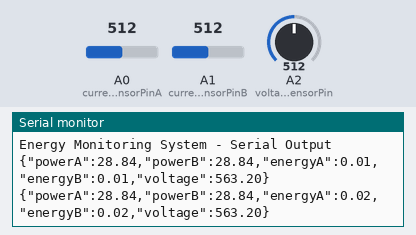
Bench run of a sketch on a simulated Arduino Uno, built with avr-gcc and run on an emulated ATmega328P. On the bench: the last lines printed to the serial monitor. Inputs (shaded band) come from the test bench; at power-on: A0 (currentSensorPinA) = 512, A1 (currentSensorPinB) = 512, A2 (voltageSensorPin) = 512.

Above: at 2.8 s.
2.9 s: A0 (currentSensorPinA) set to 716
At 3.8 s:
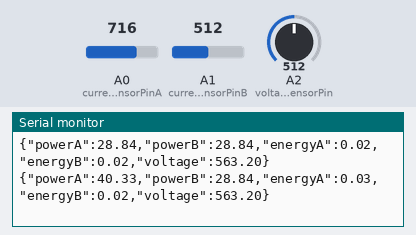
4.4 s: A1 (currentSensorPinB) set to 716
At 5.7 s:
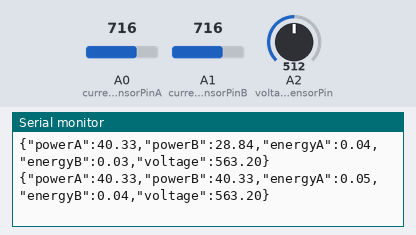
5.9 s: A2 (voltageSensorPin) set to 716
At 6.7 s:
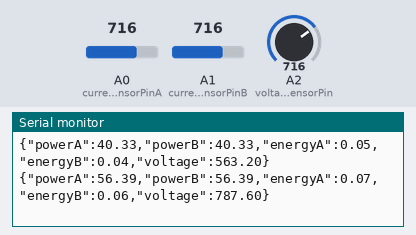
7.4 s: A0 (currentSensorPinA) set to 900
At 8.7 s:
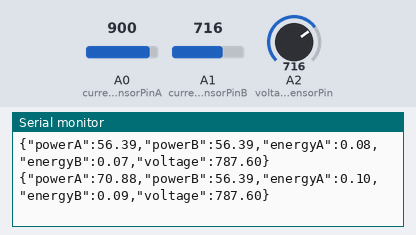
8.9 s: A1 (currentSensorPinB) set to 900
At 9.8 s:
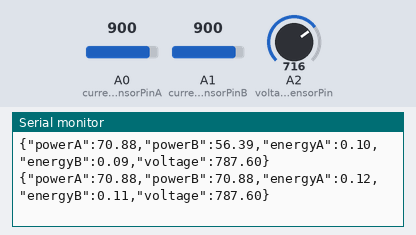
10.4 s: A2 (voltageSensorPin) set to 900
At 11.7 s:
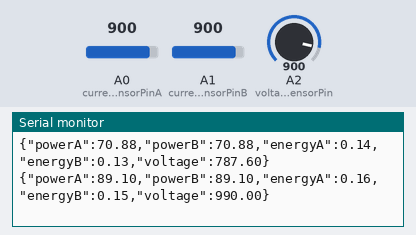
Timing chart, 0 to 12.9 s (numbered marks = the images above; inputs shaded):
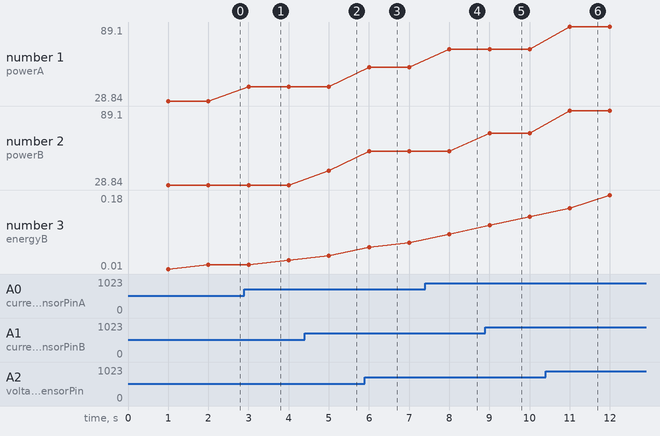

The sketch:

uno.ino
```cpp
#include <Arduino.h>

// Pin connections
const int currentSensorPinA = A0; // Pin for current sensor A
const int currentSensorPinB = A1; // Pin for current sensor B
const int voltageSensorPin = A2; // Pin for voltage sensor

// Variables for calculations
float powerA = 0.0; // Power for phase A
float powerB = 0.0; // Power for phase B
float energyA = 0.0; // Energy for phase A
float energyB = 0.0; // Energy for phase B
float voltage = 0.0; // Voltage
unsigned long lastUpdateMillis = 0; // Timer for regular updates

void setup() {
  Serial.begin(115200); // Begin serial communication
  Serial.println("Energy Monitoring System - Serial Output");
}

void loop() {
  unsigned long currentMillis = millis();
  if (currentMillis - lastUpdateMillis >= 1000) {
    lastUpdateMillis = currentMillis;
    updateMetrics();
    String jsonData = createJSONString();
    Serial.println(jsonData); // Print JSON data to serial port
  }
}

String createJSONString() {
  String data = "{";
  data += "\"powerA\":" + String(powerA) + ",";
  data += "\"powerB\":" + String(powerB) + ",";
  data += "\"energyA\":" + String(energyA) + ",";
  data += "\"energyB\":" + String(energyB) + ",";
  data += "\"voltage\":" + String(voltage);
  data += "}";
  return data;
}

void updateMetrics() {
  // Read current values from sensors
  int currentValueA = analogRead(currentSensorPinA);
  int currentValueB = analogRead(currentSensorPinB);
  int voltageValue = analogRead(voltageSensorPin);

  // Convert current values to amps
  float currentA = convertCurrent(currentValueA);
  float currentB = convertCurrent(currentValueB);

  // Convert voltage value to volts
  voltage = convertVoltage(voltageValue);

  // Calculate power
  powerA = voltage * currentA;
  powerB = voltage * currentB;

  // Calculate energy (assuming updates every second)
  energyA += powerA / 3600.0;
  energyB += powerB / 3600.0;
}

float convertCurrent(int value) {
  // Replace with your current conversion formula
  return (value * 0.1) / 1000.0; // Example conversion
}

float convertVoltage(int value) {
  // Replace with your voltage conversion formula
  return (value * 0.1) * 11.0; // Example conversion for voltage divider
}

// Note: Frequency calculation is removed for this serial output version.
// If you need frequency, the intermediary application can potentially analyze the voltage waveform if provided.
```

Measured:
- after the input at 2.9 s, the serial monitor: prints a new line after 0.10 s (image 1)
- after the input at 4.4 s, the serial monitor: prints a new line after 0.60 s (image 2)
- after the input at 5.9 s, the serial monitor: prints a new line after 0.10 s (image 3)
- after the input at 7.4 s, the serial monitor: prints a new line after 0.60 s (image 4)
- after the input at 8.9 s, the serial monitor: prints a new line after 0.10 s (image 5)
- after the input at 10.4 s, the serial monitor: prints a new line after 0.60 s (image 6)
- plotted number 1: 28.84 → 40.33 after the input at 2.9 s, 40.33 → 56.39 after the input at 5.9 s, 56.39 → 70.88 after the input at 7.4 s, 70.88 → 89.1 after the input at 10.4 s
- plotted number 2: 40.33 → 56.39 after the input at 5.9 s, 70.88 → 89.1 after the input at 10.4 s
